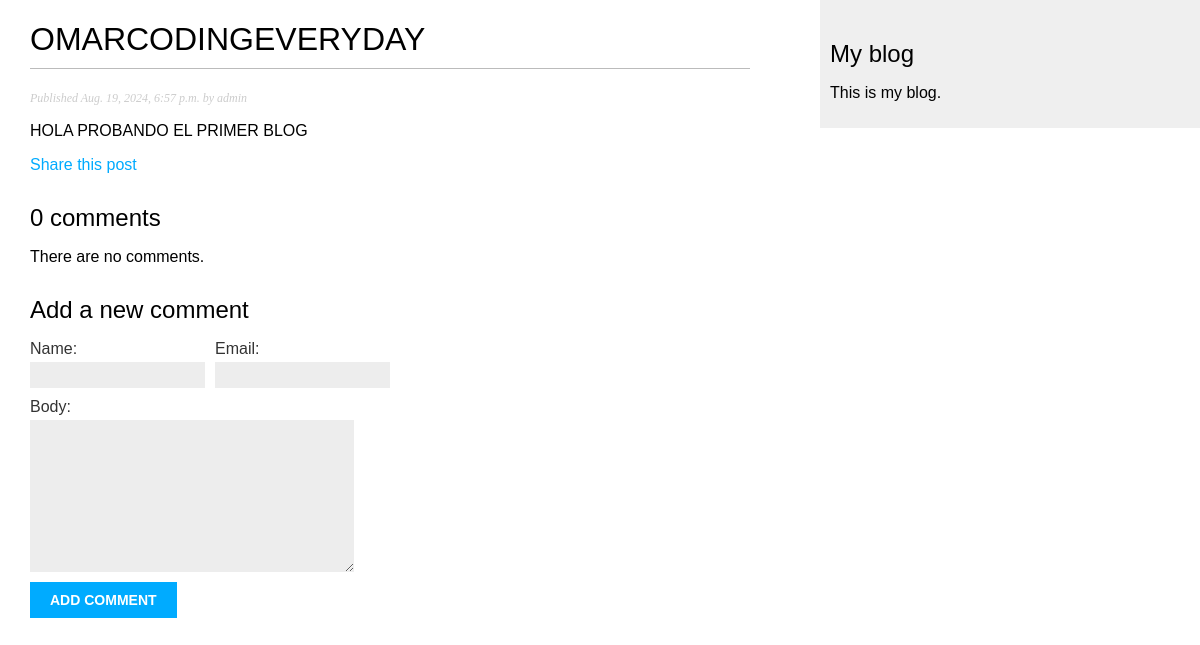
/blog/2024/8/19/omarcodingeveryday/, run on an earlier commit of the app's database.
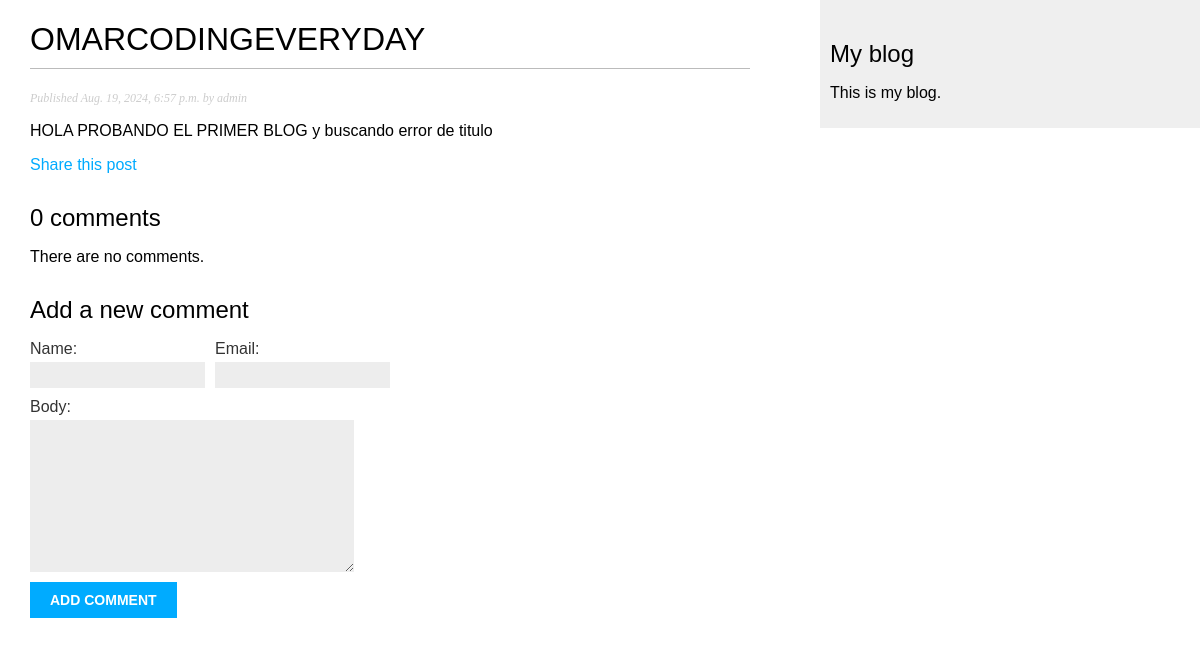
And on a later commit of the database.
### blog/models.py (models this page shows, shortened)
class Post(models.Model):
    tags = TaggableManager()
    class Status(models.TextChoices):
        DRAFT = 'DF', 'Draft'
        PUBLISHED = 'PB', 'Published'
    title = models.CharField(max_length=250)
    slug = models.SlugField(
        max_length=250,
        unique_for_date='publish'
    )
    author = models.ForeignKey(
        settings.AUTH_USER_MODEL,
        on_delete=models.CASCADE,
        related_name='blog_posts'
    )
    body = models.TextField()
    publish = models.DateTimeField(default=timezone.now)
    created = models.DateTimeField(auto_now_add=True)
    updated = models.DateTimeField(auto_now=True)
    status = models.CharField(
        max_length=2,
        choices=Status,
        default=Status.DRAFT
    )
    objects = models.Manager()  # The default manager.
    published = PublishedManager()  # Our custom manager.
    class Meta:
        ordering = ['-publish']
        indexes = [
            models.Index(fields=['-publish']),
        ]

### blog/views.py (the view)
def post_detail(request, year, month, day, post):
    post = get_object_or_404(
        Post,
        status=Post.Status.PUBLISHED,
        slug=post,
        publish__year=year,
        publish__month=month,
        publish__day=day,
    )
    comments = post.comments.filter(active=True)
    form = CommentForm()
    return render(request, 'blog/post/detail.html',
     {
        'post': post,
        'comments': comments,
        'form':form
    }
    )

### blog/forms.py
class CommentForm(forms.ModelForm):
    class Meta:
        model = Comment
        fields = ['name','email','body']

### blog/templates/blog/post/detail.html (shortened to what this page needs)
{% extends "blog/base.html" %}
{% block content %}
  <h1>{{ post.title }}</h1>
  <p class="date">
    Published {{ post.publish }} by {{ post.author }}
  </p>
  {{ post.body|linebreaks }}
  <p>
    <a href="{% url "blog:post_share" post.id %}">
      Share this post
    </a>
  </p>
  {% with comments.count as total_comments %}
  <h2>
    {{ total_comments}} comment{{ total_comments|pluralize }}
  </h2>
  {% endwith %}
  {% for comment in comments %}
     <div class="comment">
      <p class="info">
        Comment {{ forloop.counter}} by {{ comment.name}}
        {{  comment.created}}
      </p>
      {{ comment.body|linebreaks }}
     </div>
  {% empty %}
        <p> There are no comments.</p>
  {% endfor %}
  {% include "blog/post/includes/comment_form.html"%}
{% endblock %}

What changed in the data, as far as the page shows it:
changed Post "OMARCODINGEVERYDAY": body "HOLA PROBANDO EL PRIMER BLOG" → "HOLA PROBANDO EL PRIMER BLOG y buscando error de titulo"
